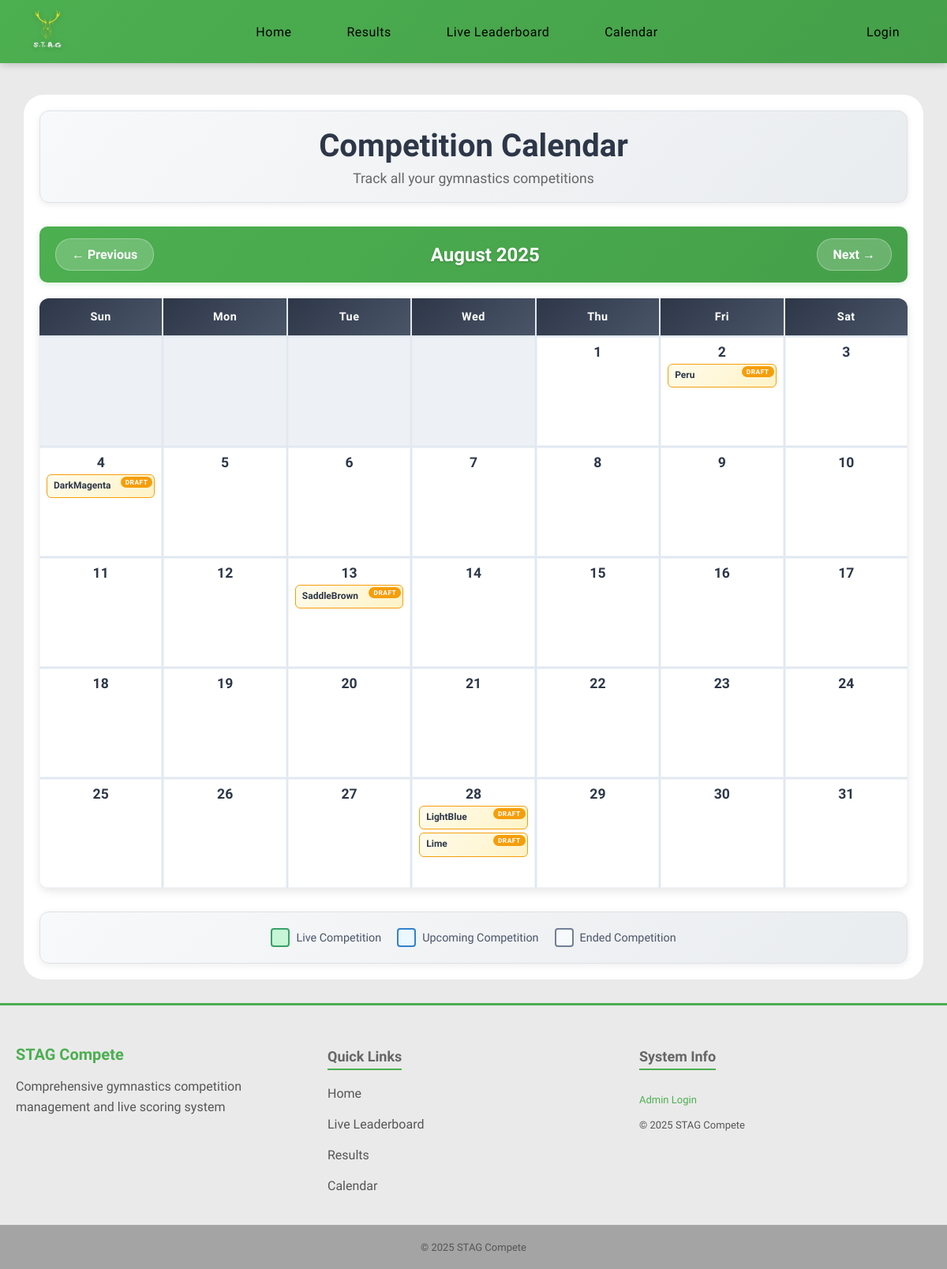
The app's page /calendar?year=2025&month=8 with its own data.
### models.py (models this page shows)
class Competitions(db.Model):
    __tablename__ = 'competitions'
    id = db.Column(
        db.Integer, primary_key=True
    )
    season_id = db.Column(
        db.Integer, db.ForeignKey('seasons.id'), nullable=False
    )
    name = db.Column(
        db.String(50), nullable=False
    )
    address = db.Column(
        db.String(100), nullable=False
    )
    competition_date = db.Column(
        db.Date, nullable=True
    )
    status = db.Column(
        db.String(20), nullable=False, default='draft'
    )  # Options: 'draft', 'live', 'ended'
    started_at = db.Column(
        db.DateTime, nullable=True
    )
    ended_at = db.Column(
        db.DateTime, nullable=True
    )
    entries = db.relationship(
        'Entries', backref='competitions'
    )
    season = db.relationship(
        'Seasons', backref='competitions'
    )

### routes.py (the view)
@main.route('/calendar')
def calendar_view():
    year = request.args.get('year', datetime.now().year, type=int)
    month = request.args.get('month', datetime.now().month, type=int)
    if month > 12:
        month = 1
        year += 1
    elif month < 1:
        month = 12
        year -= 1
    cal = calendar.monthcalendar(year, month)
    month_name = calendar.month_name[month]
    start_date = datetime(year, month, 1).date()
    if month == 12:
        end_date = datetime(year + 1, 1, 1).date() - timedelta(days=1)
    else:
        end_date = datetime(year, month + 1, 1).date() - timedelta(days=1)
    competitions = models.Competitions.query.filter(
        models.Competitions.competition_date.between(start_date, end_date)
    ).all()
    competitions_by_date = {}
    for comp in competitions:
        if comp.competition_date:
            day = comp.competition_date.day
            if day not in competitions_by_date:
                competitions_by_date[day] = []
            competitions_by_date[day].append(comp)
    prev_month = month - 1 if month > 1 else 12
    prev_year = year if month > 1 else year - 1
    next_month = month + 1 if month < 12 else 1
    next_year = year if month < 12 else year + 1
    return render_template(
        'calendar.html',
        calendar_data=cal,
        month_name=month_name,
        year=year,
        month=month,
        competitions_by_date=competitions_by_date,
        prev_month=prev_month,
        prev_year=prev_year,
        next_month=next_month,
        next_year=next_year,
        today=datetime.now()
    )

### routes.py (called while the page is built)
@main.context_processor  # Ensures this is run before any other routes
def inject_user():
    return dict(
        logged_in='user_id' in session,
        user_roles=session.get('roles', []),
        is_admin='admin' in session.get('roles', []),
        is_judge='judges' in session.get('roles', []),
        user_id=session.get('user_id')
    )

### templates/calendar.html (shortened to what this page needs)
{% extends 'layout.html' %}
{% block content %}
<div class="content">
    <div class="container">
        <div class="header">
            <h1>Competition Calendar</h1>
            <p>Track all your gymnastics competitions</p>
        </div>
        <div class="calendar-nav">
            <a href="{{ url_for('main.calendar_view', year=prev_year, month=prev_month) }}" class="nav-btn">
                ← Previous
            </a>
            <div class="current-month">{{ month_name }} {{ year }}</div>
            <a href="{{ url_for('main.calendar_view', year=next_year, month=next_month) }}" class="nav-btn">
                Next →
            </a>
        </div>
        <div class="calendar-grid">
            <div class="calendar-header">Sun</div>
            <div class="calendar-header">Mon</div>
            <div class="calendar-header">Tue</div>
            <div class="calendar-header">Wed</div>
            <div class="calendar-header">Thu</div>
            <div class="calendar-header">Fri</div>
            <div class="calendar-header">Sat</div>
            {% for week in calendar_data %}
            {% for day in week %}
            {% if day == 0 %}
            <div class="calendar-day other-month"></div>
            {% else %}
            {% set is_today = (day == today.day and month == today.month and year == today.year) %}
            <div class="calendar-day {% if is_today %}today{% endif %}">
                <div class="day-number">{{ day }}</div>
                {% if day in competitions_by_date %}
                {% for competition in competitions_by_date[day] %}
                <div class="competition {{ competition.status }}"
                    onclick="showCompetitionModal('{{ competition.id }}')">
                    <div class="competition-title">{{ competition.name }}</div>
                    <span class="status-badge status-{{ competition.status }}">{{ competition.status }}</span>
                </div>
                {% endfor %}
                {% endif %}
            </div>
            {% endif %}
            {% endfor %}
            {% endfor %}
        </div>
        <div class="legend">
            <div class="legend-item">
                <div class="legend-color" style="background: #c6f6d5; border-color: #38a169;"></div>
                <span>Live Competition</span>
            </div>
            <div class="legend-item">
                <div class="legend-color" style="background: #ebf8ff; border-color: #3182ce;"></div>
                <span>Upcoming Competition</span>
            </div>
            <div class="legend-item">
                <div class="legend-color" style="background: #f7fafc; border-color: #718096;"></div>
                <span>Ended Competition</span>
            </div>
        </div>
    </div>
</div>
{% endblock %}

### static/css/variables.css (style rules this page uses)
:root { --primary-green: #4CAF50; --primary-green-dark: #45a049; --primary-green-darker: #3d8b40; --background-light: #eaeaea; --background-white: #ffffff; --background-section: #f8f9fa; --background-section-alt: #e9ecef; --text-primary: #000000; --text-secondary: #333333; --text-muted: #555555; --text-light: #666666; --text-dark: #2c3e50; --border-light: #ddd; --border-lighter: #dee2e6; --border-lightest: #e0e0e0; --error-color: #dc3545; --error-background: rgba(220, 53, 69, 0.1); --success-color: #28a745; --warning-color: #f59e0b; --info-color: #007bff; --shadow-sm: 0 2px 8px rgba(0, 0, 0, 0.08); --shadow-md: 0 4px 15px rgba(0, 0, 0, 0.1); --shadow-lg: 0 10px 30px rgba(0, 0, 0, 0.3); --shadow-green: 0 4px 15px rgba(76, 175, 80, 0.3); --border-radius-sm: 6px; --border-radius-md: 12px; --border-radius-lg: 15px; --border-radius-xl: 25px; --spacing-xs: 5px; --spacing-sm: 10px; --spacing-md: 15px; --spacing-lg: 20px; --spacing-xl: 25px; --spacing-2xl: 30px; --transition-fast: all 0.3s ease; --transition-slow: all 0.5s ease; --font-size-xs: 12px; --font-size-sm: 13px; --font-size-base: 14px; --font-size-md: 16px; --font-size-lg: 18px; --font-size-xl: 20px; --font-size-2xl: 24px; --font-size-3xl: 32px; --nav-height: 80px; --container-max-width: 1400px; }

### static/css/base.css (style rules this page uses)
html, body { min-height: 100vh; margin: 0; padding: 0; background-color: var(--background-light); font-family: 'Lexend', sans-serif; padding-top: 60px; display: flex; flex-direction: column; }

### static/css/components.css (style rules this page uses)
.status-badge { padding: 4px 8px; border-radius: 4px; font-weight: bold; position: absolute; top: 2px; right: 2px; padding: 2px 6px; border-radius: 10px; font-size: 0.7em; font-weight: 700; text-transform: uppercase; letter-spacing: 0.5px; }
.status-draft { background-color: var(--warning-color); color: white; }

### static/css/layout.css (style rules this page uses)
.content { margin: 0 auto; padding: var(--spacing-lg); font-weight: 300; color: var(--text-primary); background-color: var(--background-white); border-radius: var(--border-radius-xl); width: 100%; max-width: 95%; box-sizing: border-box; display: flex; flex-direction: column; overflow: visible; }

### records on screen
Competitions: name "Peru", status "DRAFT"
Competitions: name "DarkMagenta", status "DRAFT"
Competitions: name "SaddleBrown", status "DRAFT"
Competitions: name "LightBlue", status "DRAFT"
Competitions: name "Lime", status "DRAFT"

### other values on screen
{{ month_name }} "August"
{{ year }} "2025"
{{ day }} "1" "2" "3" "4" "5" "6" "7" "8" "9" "10" "11" "12" "13" "14" "15" "16" "17" "18" "19" "20" "21" "22" "23" "24" "25" "26" "27" "28" "29" "30" "31"
